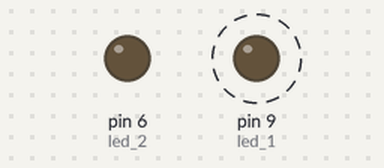
Bench run of a sketch on a simulated Arduino Uno, built with avr-gcc and run on an emulated ATmega328P. Parts: output pins drawn as LEDs (lit = HIGH). Dashed ring = blinking.

Above: at 0.05 s.
Timing chart, 0 to 4.6 s (numbered marks = the images above):
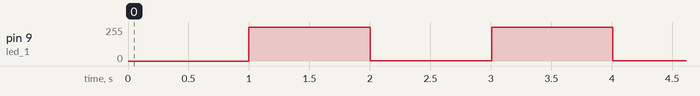

Measured:
- by itself, pin 9 (led_1): alternates 254/255 for 1.0 s and 1/255 for 1.0 s

The sketch:

Timer_fade.ino.ino
```cpp
int led_1 = 9;
int led_2 = 6;

void timer(int m, int s)
{
  int b1, b2, tmp;
  int long_blink, fade_amount;  /* Set the fade_amount to a number by which 255 is divisable.  */

    b1 = 0;
    b2 = 255;
    long_blink = m*60 + s;
    fade_amount = 1;
    analogWrite(led_2, 255);

    while (long_blink--) {
      analogWrite(led_2, 0);
      delay(235);
      while (1) {
        analogWrite(led_1, b1);
        //analogWrite(led_2, b2);
        delay(3);
        b1 += fade_amount;
        b2 -= fade_amount;
        if (!b1 || !b2) break;
      }
      fade_amount = -fade_amount;
      analogWrite(led_2, 255);
    }

  analogWrite(led_1, 0);
  analogWrite(led_2, 255);
}

void setup() {
  pinMode(led_1, OUTPUT);
  pinMode(led_2, OUTPUT);
  timer(1, 0); /* void timer (int mm, int ss)  */
}

void loop() {}
```
